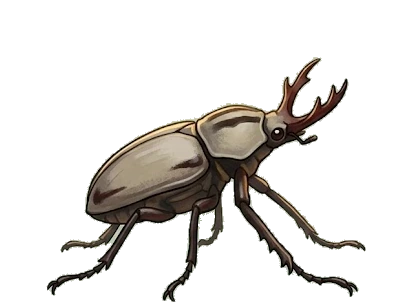
#> input picture packages/app/assets/images/bugs/chafer_flower_adult_1.webp, 409 x 306 px, given in place of rhino_japanese_adult_1.webp, which was not available
$ python make_skin_thumbs.py
#> lines starting #> are read from the running program, lines starting #| are printed output that depends on the picture; pictures that were not available may be replaced by others from this repository, and a replacement may not be noted
#> in bug_thumb, bug is the input picture: PIL image 409x306 RGBA; mean R, G, B, A 30, 27.7, 24.8, 49.1
"""상점 스킨 썸네일을 **게임에서 실제로 보이는 그대로** 만든다.

스킨은 새 아트가 아니라 `lib/ui/skins.dart` 의 ColorFilter(색 행렬)다. 그래서
상점 그림을 따로 그리면 십중팔구 실물보다 화려해진다 — 사면 "그림과 다르다"가
된다. 여기서는 **같은 행렬을 같은 원본 프레임에 적용**해서 뽑는다.

⚠️ skins.dart 의 행렬을 고치면 이 파일의 GOLD/ALBINO/ARENA 도 같이 고치고
다시 돌린다. 두 벌이 갈리면 상점 그림이 조용히 거짓말을 시작한다.

    cd packages/app ; python tool/make_skin_thumbs.py
"""

import os

import numpy as np
from PIL import Image

ROOT = os.path.dirname(os.path.dirname(os.path.abspath(__file__)))
BUGS = os.path.join(ROOT, 'assets', 'images', 'bugs')
BIOMES = os.path.join(ROOT, 'assets', 'images', 'biomes')
OUT = os.path.join(ROOT, 'assets', 'images', 'shop')

SIZE = 512

# ── skins.dart 와 **글자 그대로 같은** 행렬 (4x5, 이동열은 0~255) ──────
GOLD = [
    [0.5233, 1.0273, 0.1995, 0, -30],
    [0.4037, 0.7925, 0.1539, 0, -28],
    [0.1196, 0.2348, 0.0456, 0, -20],
]
ALBINO = [
    [0.2756, 0.2465, 0.0479, 0, 140],
    [0.1256, 0.3465, 0.0479, 0, 138],
    [0.1256, 0.2465, 0.1979, 0, 142],
]
ARENA = [
    [1.5127, -0.3038, -0.0590, 0, -8],
    [-0.1548, 1.3638, -0.0590, 0, -18],
    [-0.1548, -0.3038, 1.6085, 0, -28],
]


def apply_matrix(im, m):
    """Flutter ColorFilter.matrix 와 같은 계산. 알파는 건드리지 않는다."""
    a = np.asarray(im.convert('RGBA'), dtype=np.float32)
    rgb, alpha = a[..., :3], a[..., 3:]
    out = np.empty_like(rgb)
    for i, row in enumerate(m):
        out[..., i] = (
            rgb[..., 0] * row[0]
            + rgb[..., 1] * row[1]
            + rgb[..., 2] * row[2]
            + alpha[..., 0] * row[3]
            + row[4]
        )
    out = np.clip(out, 0, 255)
    return Image.fromarray(
        np.concatenate([out, alpha], axis=-1).astype(np.uint8), 'RGBA')


def backdrop(inner, outer):
    """가운데가 밝은 원형 그라데이션. 곤충 실루엣을 카드에서 띄운다."""
    y, x = np.mgrid[0:SIZE, 0:SIZE]
    c = (SIZE - 1) / 2
    d = np.sqrt((x - c) ** 2 + (y - c) ** 2) / (c * 1.12)
    t = np.clip(d, 0, 1)[..., None]
    rgb = np.array(inner, np.float32) * (1 - t) + np.array(outer, np.float32) * t
    a = np.full((SIZE, SIZE, 1), 255, np.float32)
    return Image.fromarray(
        np.concatenate([rgb, a], axis=-1).astype(np.uint8), 'RGBA')


def bug_thumb(src, matrix, inner, outer, dst):
    bug = Image.open(os.path.join(BUGS, src)).convert('RGBA')
    bug = apply_matrix(bug, matrix)
    # 알파 경계 기준으로 잘라내 화면을 꽉 채운다 — 프레임 캔버스는 세 자세 중
    # 가장 큰 것에 맞춰져 있어서 대기 자세는 여백이 크다.
    box = bug.split()[3].getbbox()
#> box = (46, 57, 366, 302)
    if box:
        bug = bug.crop(box)
#> bug: PIL image 320x245 RGBA
    scale = (SIZE * 0.80) / max(bug.size)
#> scale = 1.28
    bug = bug.resize(
        (max(1, round(bug.width * scale)), max(1, round(bug.height * scale))),
        Image.LANCZOS)
#> bug: PIL image 410x314 RGBA
    card = backdrop(inner, outer)
    card.alpha_composite(
        bug, ((SIZE - bug.width) // 2, (SIZE - bug.height) // 2))
    card.convert('RGB').save(os.path.join(OUT, dst), 'WEBP', quality=92)
#> call 2 of bug_thumb, with src = 'stag_giant_adult_1.webp', inner = (58, 66, 78), outer = (16, 20, 26), dst = 'skin_albino_stag.webp'
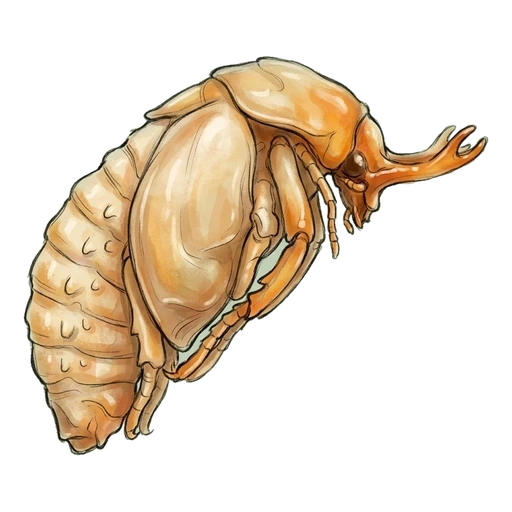
#> input picture packages/app/assets/images/bugs/chafer_flower_pupa.webp, 512 x 512 px, given in place of stag_giant_adult_1.webp, which was not available
#> in bug_thumb, bug is the input picture: PIL image 512x512 RGBA; mean R, G, B, A 67.4, 54.6, 38.2, 84.8
#> in apply_matrix (call 2), `return Image.fromarray( np.concatenate([out, alpha], axis=-1).astype(n..`:
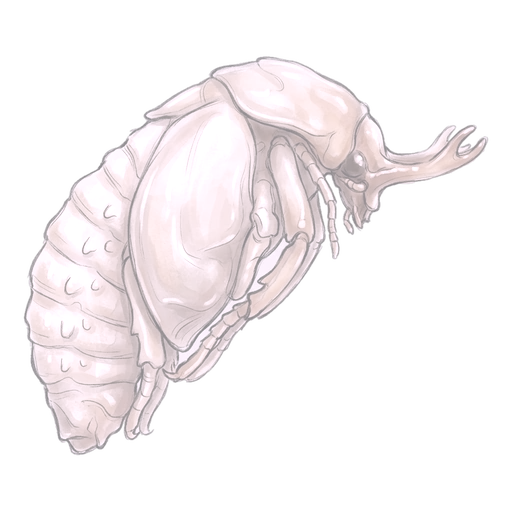
#> returned value: PIL image 512x512 RGBA; mean R, G, B, A 172.8, 167, 170.9, 84.8; transparent parts drawn white
#> in bug_thumb (call 2), `box = bug.split()[3].getbbox()`: box = (21, 54, 491, 458)
#> in bug_thumb (call 2), `card.alpha_composite( bug, ((SIZE - bug.width) // 2, (SIZE - bug.heigh..`:
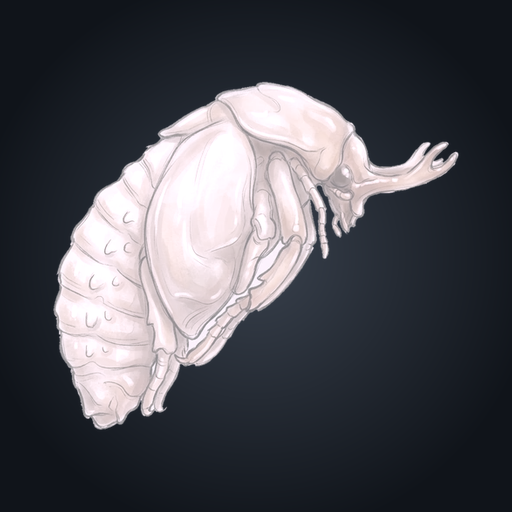
#> card: PIL image 512x512 RGBA; mean R, G, B, A 77.9, 78.3, 84.7, 255
    print('wrote', dst)


def arena_thumb(src, dst):
#> called with src = 'fire.webp', dst = 'theme_arena.webp'
    bg = Image.open(os.path.join(BIOMES, src)).convert('RGBA')
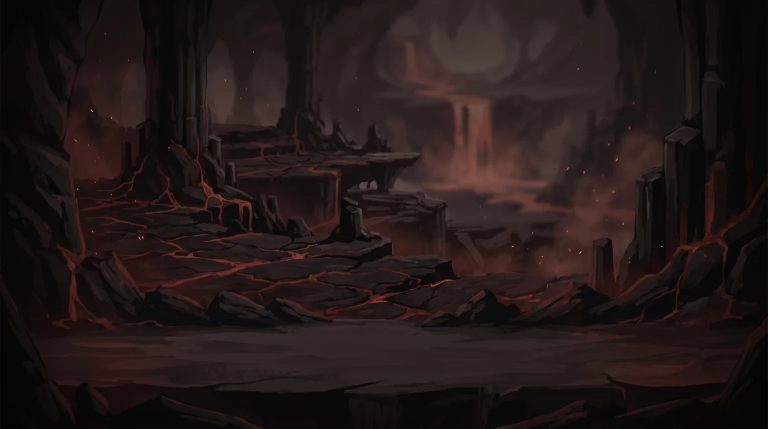
#> input picture packages/app/assets/images/biomes/fire.webp, 1536 x 857 px (shown at 1/2 size)
    # 정사각으로 가운데 크롭 후 필터.
    s = min(bg.size)
#> s = 857
    bg = bg.crop((((bg.width - s) // 2), (bg.height - s) // 2,
                  (bg.width - s) // 2 + s, (bg.height - s) // 2 + s))
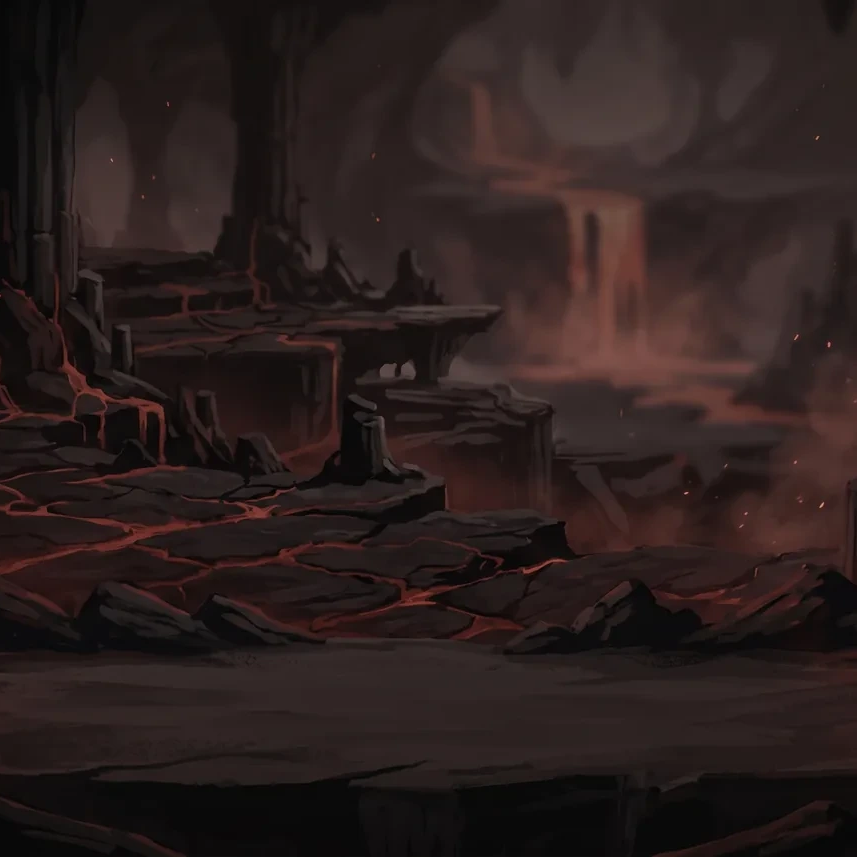
#> bg: PIL image 857x857 RGBA; mean R, G, B, A 42.8, 30.7, 29.5, 255
    bg = bg.resize((SIZE, SIZE), Image.LANCZOS)
#> bg: PIL image 512x512 RGBA
    apply_matrix(bg, ARENA).convert('RGB').save(
        os.path.join(OUT, dst), 'WEBP', quality=92)
#> in apply_matrix (call 3), `rgb, alpha = a[..., :3], a[..., 3:]`: alpha: shape (512, 512, 1) float32; every value is 255
#> after the loop in apply_matrix (call 3), `for i, row in enumerate(m):`:
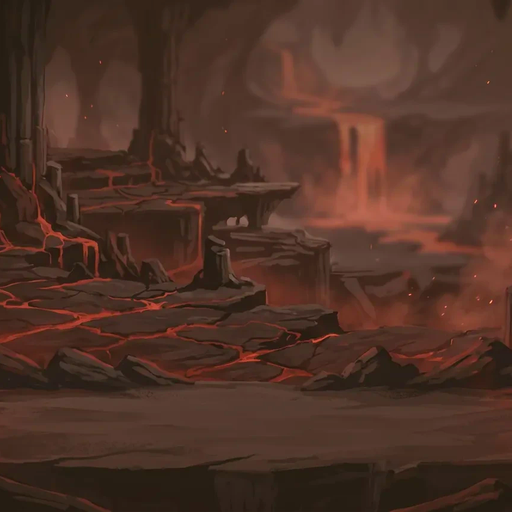
#> out: shape (512, 512, 3) float32; mean R, G, B 45.6, 15.6, 3.4; drawn with min black and max white
#> in apply_matrix (call 3), `out = np.clip(out, 0, 255)`:
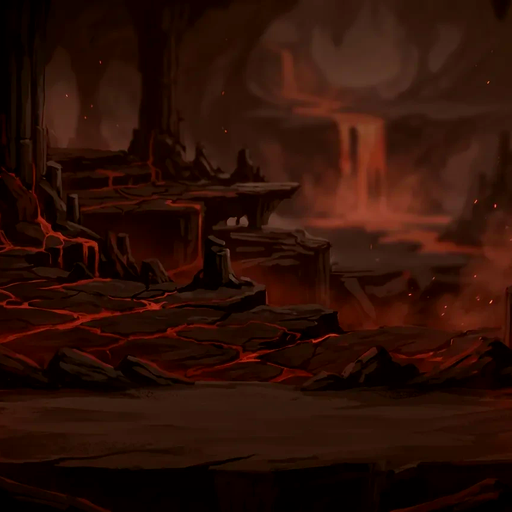
#> out: shape (512, 512, 3) float32; mean R, G, B 45.6, 16.4, 7.6
    print('wrote', dst)


os.makedirs(OUT, exist_ok=True)
# 대표 종: 장수풍뎅이 = 일본장수풍뎅이, 사슴벌레 = 왕사슴벌레(실루엣이 제일 확실).
bug_thumb('rhino_japanese_adult_1.webp', GOLD,
          (74, 56, 20), (26, 18, 8), 'skin_gold_rhino.webp')
bug_thumb('stag_giant_adult_1.webp', ALBINO,
          (58, 66, 78), (16, 20, 26), 'skin_albino_stag.webp')
arena_thumb('fire.webp', 'theme_arena.webp')
